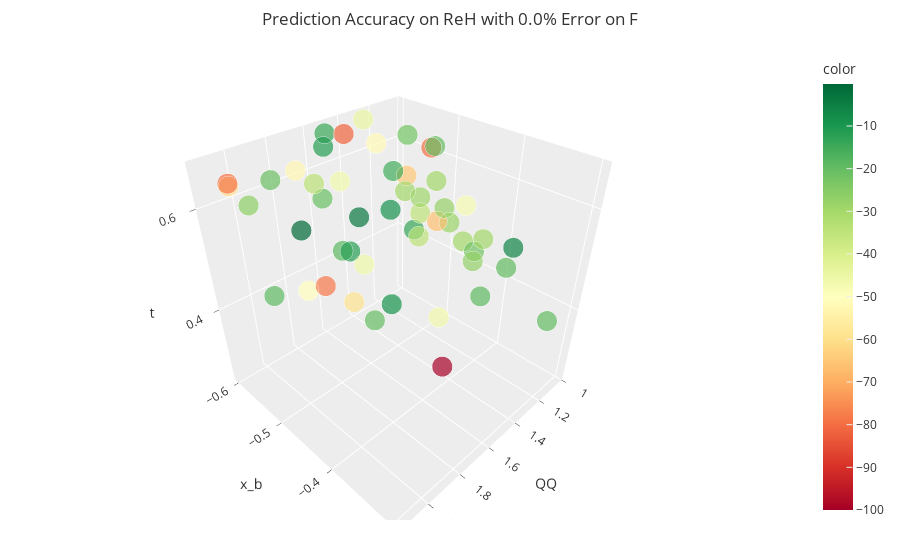

The cell this chart's notebook holds for it:
### Code cell
plotInteractive(0.0, 50, 'ReH')
